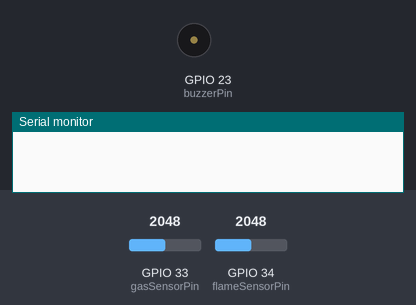
Recording of a sketch running on a simulated ESP32. On the bench: buzzer (waves = sounding, pin HIGH), the last lines printed to the serial monitor. The test bench sets the inputs (shaded band); at power-on: GPIO 33 (gasSensorPin) = 2048, GPIO 34 (flameSensorPin) = 2048. WiFi joins after 1.5 s; servers stay silent unless stated.

Above: at 0.1 s.
At 1.9 s:
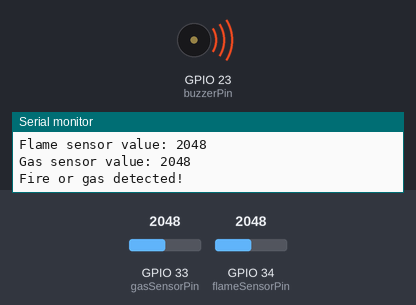
Timing chart, 0 to 3.4 s (numbered marks = the images above):
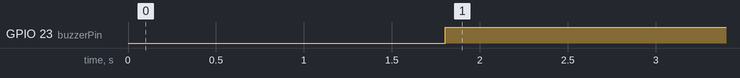

Measured:
- by itself, GPIO 23 (buzzerPin): LOW → HIGH at 1.8 s

The sketch:

Home_security.ino
```cpp
#define BLYNK_TEMPLATE_ID "Template_Id"
#define BLYNK_TEMPLATE_NAME "Home security"
#define BLYNK_AUTH_TOKEN "Token"

#include <WiFi.h>
#include <WiFiClient.h>
#include <BlynkSimpleEsp32.h>

char auth[] = "Token"; // Your Blynk authentication token
char ssid[] = "Network_Name";  // Your WiFi network SSID
char pass[] = "Network_Pass";  // Your WiFi network password

const int flameSensorPin = 34; // Pin connected to flame sensor
const int gasSensorPin = 33;   // Pin connected to gas sensor
const int buzzerPin = 23;      // Pin connected to the buzzer
const int thresholdf = 4000;    // Threshold value for flame sensor trigger
const int thresholdg = 300;     // Threshold value for gas sensor trigger

void setup() {
  Serial.begin(115200);
  Blynk.begin(auth, ssid, pass);
  pinMode(buzzerPin, OUTPUT);
}

void loop() {
  Blynk.run();
  int flameValue = analogRead(flameSensorPin);
  int gasValue = analogRead(gasSensorPin);

  Serial.print("Flame sensor value: ");
  Serial.println(flameValue);

  Serial.print("Gas sensor value: ");
  Serial.println(gasValue);

  if (flameValue < thresholdf || gasValue > thresholdg) {
    digitalWrite(buzzerPin, HIGH); // Turn on the buzzer
    Serial.println("Fire or gas detected!");
  } else {
    digitalWrite(buzzerPin, LOW); // Turn off the buzzer
  }

  Blynk.virtualWrite(V0, flameValue); // Send flame sensor value to Blynk app
  Blynk.virtualWrite(V1, gasValue);   // Send gas sensor value to Blynk app

  delay(1000); // Adjust delay according to your needs
}
```
